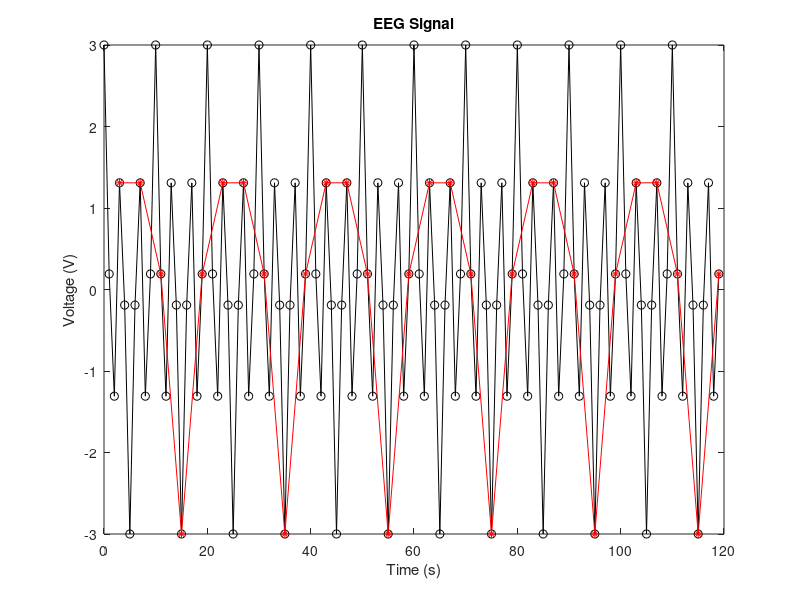
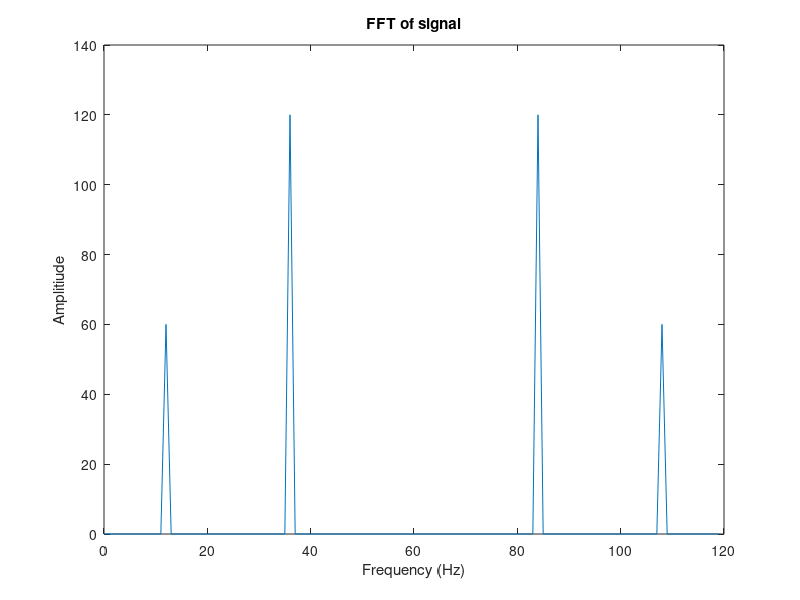
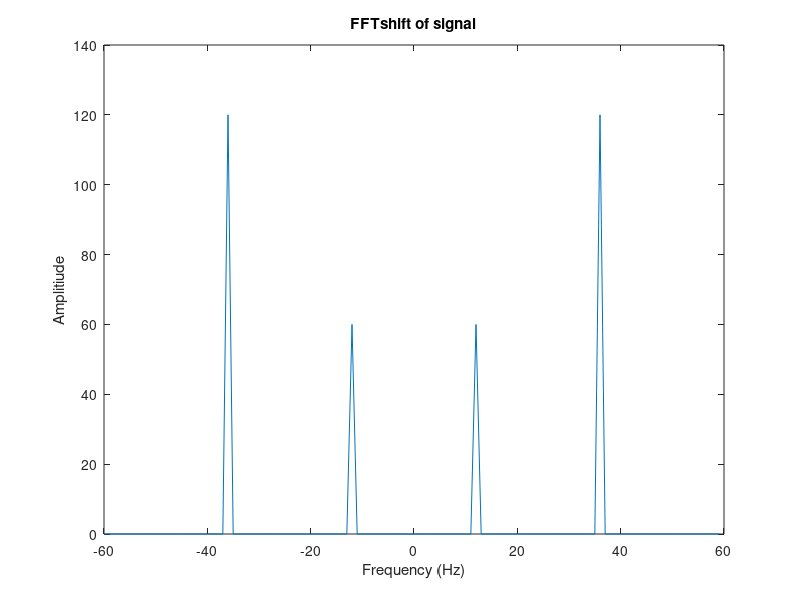

Source code (MATLAB) for these figures, in order: (Note: this script raises an error after producing the figures.)
clear; clc; close all;

%% a)
% Plotting the signal as a function of time and then overlaying the original
% signal on the subsampled version of the signal with every 4th element of
% the signal being sampled.

%%
load('myMeasurements.mat')
figure();
plot(time, sig, 'ko-')
hold on;
time_subsampled = time(4:4:end); % Subsampling time with every 4th timepoint
sig_subsampled = sig(4:4:end); % Subsampling signal with every 4th datapoint
plot(time_subsampled, sig_subsampled, 'r*-')
xlabel('Time (s)')
ylabel('Voltage (V)')
title('EEG Signal')

%%
% The subsampled signal does not provide a good summary of the original
% signal as it ends up choosing some elements in the signal while
% elementing remaining elements. It appears that subsampling operation is
% better at capturing low-frequency signals in the original signal.
%%
% The sampling operation is linear because it can be expressed as a matrix
% multiplication aX = b, where the system X is an identity matrix with some
% of the diagonal elements replaced with 0s, a is the original signal and 
% b is the subsampled signal.
%%
% If the input a is shifted, the 1s in the diagonal of X will now be
% multiplied by different input values which will result in a different
% output. Therefore, the subsampling operation is not shift-invariant.

%% b)
% The EEG signal can be transformed into the frequency domain by performing
% fft over the signal. We can also compute the shifted fft by using
% fftshift to center the DC component of the fft. The frequency range goes
% from 0:N-1 and is scaled by the sampling frequency and the length of the
% signal vector N. The shifted frequency scale goes from -N/2 to N/2 - 1
% with same scaling. Plotting the FFT and the shifted FFT, we get:

%%
fs = 120; % sampling frequency
N = length(sig); % length of the signal vector
f = (0:N-1) * fs/N; % creating the frequency vector
fshift = (-N/2: (N/2)-1) * fs/N; % creating a shifted frequency vector
F_sig = fft(sig); % computing the Fourier Transform of signal
F_shift_sig = fftshift(F_sig); % Shifting the Fourier Transform so that DC component is in the middle

figure();
plot(f, abs(F_sig))
xlabel('Frequency (Hz)')
ylabel('Amplitiude')
title('FFT of signal')
figure();
plot(fshift, abs(F_shift_sig))
xlabel('Frequency (Hz)')
ylabel('Amplitiude')
title('FFTshift of signal')

%%
% The strongest signal is obtained at 12 Hz which belongs to the Alpha band
% at 36 Hz which belongs to the Gamma band. I am unsure of the exact source
% of this signal. Here is the thought process that I have went through. At
% first instance, I expected there to be line noise in the signal since its
% an EEG signal. But 36 Hz is too low a frequency for line noise. It could
% just be some neural activity related to the task which should give signal
% in the gamma band of the frequency range. However, this is unlikely to
% give a peak at a single frequency. But then this is synthetic data, so
% maybe that's what it is signifying? Another way to look at it is that 36
% Hz is a second harmonic of 12 Hz. However, harmonics in fft generally
% exhibit lower amplitude than the fundamental. Here the fundamental of
% second harmonic is higher than fundamental (absurd?!), and the first
% harmonic is missing. So I am unsure of the source of the 36 Hz signal
% here.

%% c)
% The bandWiseReconstruct computes the signalPart in a given time-range, for
% a given fftsig within a frequency band. It does so by first computing a
% vector of zeros of length of F_sig and then adding ones at frequencies of
% interest within a given bname. It then takes an element-wise product of
% F_sig with this vector to create an FsigPart which has amplitudes at
% frequencies of interest and is 0 otherwise:
bandnames = ["Delta", "Theta", "Alpha", "Beta", "Merged"]; % array of frequency bands, merged is the entire frequency range
for bname = bandnames
    signalPart = bandWiseReconstruct(time, F_sig, bname); % computing signalPart from F_sig for given frequency bandname
end
%%
% We can see that since the FFT of the signal only has peaks in the alpha
% band and the gamma band, the reconstructed signal from these bands has
% some structure to it whereas for other frequencies, we only see noise
% with amplitude of the signal very close to 0.

%% d)
% The upsampled sigals after downsampling can be computed by creating an
% array of zeros with 1s at positions of downsampling vector and then
% taking an element-wise product of this vetor with the signal. The fft and
% fftshift can then be computed for this upsampled signal.
%%
ds_facts = [2, 3, 4]; % downsampling factors
for fct = ds_facts
    sig_downsamp_pos = zeros(1, length(sig));
    sig_downsamp_pos(fct:fct:end) = 1; % Creating an array of ones at positons where sub-sampled frequencies will be
    sig_upsamp = sig .* sig_downsamp_pos; % Upsampling by computing element-wise product of signal with downsampled positions
    F_sig_upsamp = fft(sig_upsamp); % Computing FFT of upsampled signal
    F_sig_upsamp_shift = fftshift(F_sig_upsamp); % Computing FFTshift of upsampled signal
    
    figure();
    plot(fshift, abs(F_sig_upsamp_shift)); % Plotting amplitudes of shifted FFT
    xlabel('Frequency (Hz)')
    ylabel('Amplitiude')
    title(['FFT of signal sampled at k = ', num2str(fct)])
end

%%
% The downsampling and upsampling happening over here is naive. This
% results in artifacts in the reconstructed signal. The original sampling
% frequency is 120 Hz. Upon downsampling and upsampling, the sampling
% frequency becomes 120/k, where k is the downsampling factor. Hence, the
% Nyquist frequency of the downsampled signal will be 120/2k. For k = 2,
% Nyquist frequency is 120/4 = 40 Hz. The maximum frequency in the original
% signal was 36 Hz which is below Nyquist and hence there is no aliasing.
% However, since the signal is downsampled and upsampled, it creates two
% additional peaks at 60 - 12 = 48 Hz and 60 - 36 = 24 Hz. For k = 3, the
% Nyquist frequency is 120/6 = 20 Hz which is below the maximum frequency
% in the signal resulting in aliasing. Thus we see that the amplitude of
% the first peak in fft is higher than the second. The same happens in the
% case of k = 4. In order to avoid aliasing, signal should be low-pass
% filtered to ensure that there is no component in the downsampled signal
% that is above the Nyquist frequency of the downsampled signal.

%%

%% Functions
function signalPart = bandWiseReconstruct(time, Fsig, bandname)
    % Defining frequency bands and their min and max frequency ranges
    bnames = ["Delta", "Theta", "Alpha", "Beta", "Merged"];
    freqs = [[0, 4, 8, 16, 0]; ...
        [4, 7, 15, 31, 60]];
    band_freqs = freqs(:, bnames == bandname); % Computing the min and max frequency bounds for the given bandname    
    bvec = zeros(1, length(Fsig));
    bvec(band_freqs(1) + 1: band_freqs(2) + 1) = 1; % Creating a vector of zeros with ones at frequencies of interests
    FsigPart = Fsig .* bvec; % Taking an element-wise product of Fsig with bvec to create Fsig with amp values at frequencies of intrest and 0 otherwise
    signalPart = ifft(FsigPart); % Computing inverse FFT of FsigPart
    
    figure()
    plot(time, real(signalPart), 'ro-') % The recomputed signal has imaginary parts which are not of our interest since the signal has only real values
    xlabel('Time (s)')
    ylabel('Voltage (V)')
    title(['Reconstructed EEG Signal at ', bandname])
    
end